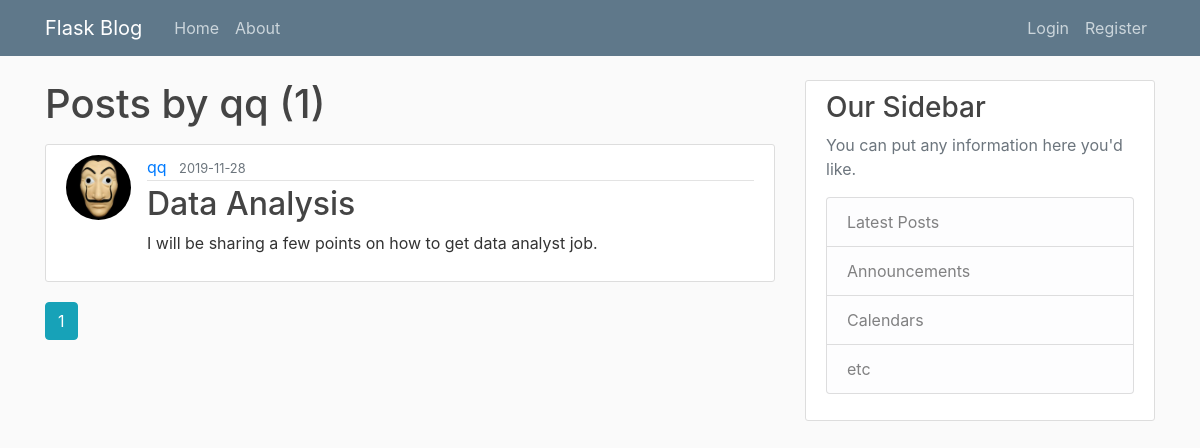
Screenshot of /user/qq with the database file from the repository.
### app/model.py (models this page shows, shortened)
class User(db.Model, UserMixin):
    id = db.Column(db.Integer, primary_key=True)
    username = db.Column(db.String(20), unique=True, nullable=False)
    email = db.Column(db.String(120), unique=True, nullable=False)
    image_profile = db.Column(db.String(120), nullable=False, default='default.jpg')
    password = db.Column(db.String(60), unique=True, nullable=False)
    posts = db.relationship('Post', backref='author', lazy=True)

class Post(db.Model):
    id = db.Column(db.Integer, primary_key=True)
    title = db.Column(db.String(20), nullable=False)
    date_posted = db.Column(db.DateTime, nullable=False, default=datetime.utcnow())
    content = db.Column(db.Text, nullable=False)
    user_id = db.Column(db.Integer, db.ForeignKey('user.id'), nullable=False)

### app/users/routes.py (the view)
@users.route("/user/<string:username>")
def user_posts(username):
    page = request.args.get('page', 1, type=int)
    user = User.query.filter_by(username=username).first_or_404()
    posts = Post.query.filter_by(author=user) \
        .order_by(Post.date_posted.desc()) \
        .paginate(page=page, per_page=5)
    return render_template('user_posts.html', posts=posts, user=user)

### app/templates/user_posts.html
{% extends "layout.html" %}
{% block content %}
    <h1 class="mb-3">Posts by {{ user.username }} ({{ posts.total }})</h1>
    {% for post in posts.items %}
        <article class="media content-section">
          <img class="rounded-circle article-img" src="{{ url_for('static', filename='profile_pic/' + post.author.image_profile) }}">
          <div class="media-body">
            <div class="article-metadata">
              <a class="mr-2" href="{{ url_for('users.user_posts', username=post.author.username) }}">{{ post.author.username }}</a>
              <small class="text-muted">{{ post.date_posted.strftime('%Y-%m-%d') }}</small>
            </div>
            <h2><a class="article-title" href="{{ url_for('posts.post', post_id=post.id) }}">{{ post.title }}</a></h2>
            <p class="article-content">{{ post.content }}</p>
          </div>
        </article>
    {% endfor %}
    {% for page_num in posts.iter_pages(left_edge=1, right_edge=1, left_current=1, right_current=2) %}
      {% if page_num %}
        {% if posts.page == page_num %}
          <a class="btn btn-info mb-4" href="{{ url_for('users.user_posts', username=user.username, page=page_num) }}">{{ page_num }}</a>
        {% else %}
          <a class="btn btn-outline-info mb-4" href="{{ url_for('users.user_posts', username=user.username, page=page_num) }}">{{ page_num }}</a>
        {% endif %}
      {% else %}
        ...
      {% endif %}
    {% endfor %}
{% endblock content %}

### app/static/main.css (style rules this page uses)
body { background: #fafafa; color: #333333; margin-top: 5rem; }
h1, h2, h3, h4, h5, h6 { color: #444444; }
.content-section { background: #ffffff; padding: 10px 20px; border: 1px solid #dddddd; border-radius: 3px; margin-bottom: 20px; }
.article-title { color: #444444; }
.article-content { white-space: pre-line; }
.article-img { height: 65px; width: 65px; margin-right: 16px; }
.article-metadata { padding-bottom: 1px; margin-bottom: 4px; border-bottom: 1px solid #e3e3e3 }

### rows the page displays
User: username "qq"
Post: image_profile (placeholder picture), author.username "qq", date_posted "2019-11-28", title "Data Analysis", content "I will be sharing a few points on how to get data analyst job."

### other values shown
{{ posts.total }} "1"
{{ page_num }} "1"
